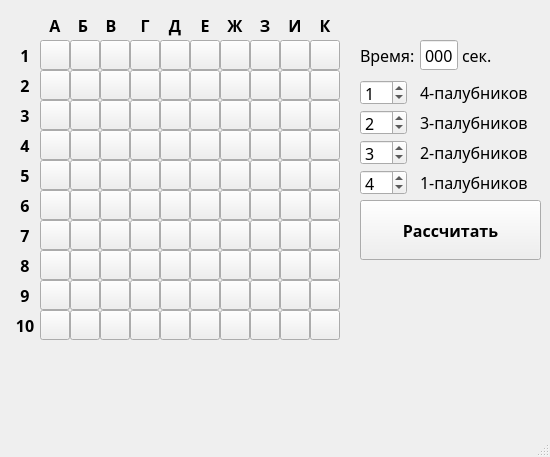
<?xml version="1.0" encoding="UTF-8"?>
<ui version="4.0">
 <class>MainWindow</class>
 <widget class="QMainWindow" name="MainWindow">
  <property name="enabled">
   <bool>true</bool>
  </property>
  <property name="geometry">
   <rect>
    <x>0</x>
    <y>0</y>
    <width>550</width>
    <height>457</height>
   </rect>
  </property>
  <property name="font">
   <font>
    <family>Droid Sans Mono</family>
    <pointsize>12</pointsize>
   </font>
  </property>
  <property name="mouseTracking">
   <bool>false</bool>
  </property>
  <property name="acceptDrops">
   <bool>false</bool>
  </property>
  <property name="windowTitle">
   <string>Помощник для морского боя</string>
  </property>
  <property name="autoFillBackground">
   <bool>false</bool>
  </property>
  <widget class="QWidget" name="centralwidget">
   <widget class="QPushButton" name="cell_0_0">
    <property name="enabled">
     <bool>true</bool>
    </property>
    <property name="geometry">
     <rect>
      <x>40</x>
      <y>40</y>
      <width>30</width>
      <height>30</height>
     </rect>
    </property>
    <property name="text">
     <string/>
    </property>
   </widget>
   <widget class="QPushButton" name="cell_0_1">
    <property name="geometry">
     <rect>
      <x>70</x>
      <y>40</y>
      <width>30</width>
      <height>30</height>
     </rect>
    </property>
    <property name="text">
     <string/>
    </property>
   </widget>
   <widget class="QPushButton" name="cell_0_2">
    <property name="geometry">
     <rect>
      <x>100</x>
      <y>40</y>
      <width>30</width>
      <height>30</height>
     </rect>
    </property>
    <property name="text">
     <string/>
    </property>
   </widget>
   <widget class="QPushButton" name="cell_0_3">
    <property name="geometry">
     <rect>
      <x>130</x>
      <y>40</y>
      <width>30</width>
      <height>30</height>
     </rect>
    </property>
    <property name="text">
     <string/>
    </property>
   </widget>
   <widget class="QPushButton" name="cell_0_4">
    <property name="geometry">
     <rect>
      <x>160</x>
      <y>40</y>
      <width>30</width>
      <height>30</height>
     </rect>
    </property>
    <property name="text">
     <string/>
    </property>
   </widget>
   <widget class="QPushButton" name="cell_0_5">
    <property name="geometry">
     <rect>
      <x>190</x>
      <y>40</y>
      <width>30</width>
      <height>30</height>
     </rect>
    </property>
    <property name="text">
     <string/>
    </property>
   </widget>
   <widget class="QPushButton" name="cell_0_6">
    <property name="geometry">
     <rect>
      <x>220</x>
      <y>40</y>
      <width>30</width>
      <height>30</height>
     </rect>
    </property>
    <property name="text">
     <string/>
    </property>
   </widget>
   <widget class="QPushButton" name="cell_0_7">
    <property name="geometry">
     <rect>
      <x>250</x>
      <y>40</y>
      <width>30</width>
      <height>30</height>
     </rect>
    </property>
    <property name="text">
     <string/>
    </property>
   </widget>
   <widget class="QPushButton" name="cell_0_8">
    <property name="geometry">
     <rect>
      <x>280</x>
      <y>40</y>
      <width>30</width>
      <height>30</height>
     </rect>
    </property>
    <property name="text">
     <string/>
    </property>
   </widget>
   <widget class="QPushButton" name="cell_0_9">
    <property name="geometry">
     <rect>
      <x>310</x>
      <y>40</y>
      <width>30</width>
      <height>30</height>
     </rect>
    </property>
    <property name="text">
     <string/>
    </property>
   </widget>
   <widget class="QPushButton" name="cell_1_0">
    <property name="geometry">
     <rect>
      <x>40</x>
      <y>70</y>
      <width>30</width>
      <height>30</height>
     </rect>
    </property>
    <property name="text">
     <string/>
    </property>
   </widget>
   <widget class="QPushButton" name="cell_1_1">
    <property name="geometry">
     <rect>
      <x>70</x>
      <y>70</y>
      <width>30</width>
      <height>30</height>
     </rect>
    </property>
    <property name="text">
     <string/>
    </property>
   </widget>
   <widget class="QPushButton" name="cell_1_2">
    <property name="geometry">
     <rect>
      <x>100</x>
      <y>70</y>
      <width>30</width>
      <height>30</height>
     </rect>
    </property>
    <property name="text">
     <string/>
    </property>
   </widget>
   <widget class="QPushButton" name="cell_1_3">
    <property name="geometry">
     <rect>
      <x>130</x>
      <y>70</y>
      <width>30</width>
      <height>30</height>
     </rect>
    </property>
    <property name="text">
     <string/>
    </property>
   </widget>
   <widget class="QPushButton" name="cell_1_4">
    <property name="geometry">
     <rect>
      <x>160</x>
      <y>70</y>
      <width>30</width>
      <height>30</height>
     </rect>
    </property>
    <property name="text">
     <string/>
    </property>
   </widget>
   <widget class="QPushButton" name="cell_1_5">
    <property name="geometry">
     <rect>
      <x>190</x>
      <y>70</y>
      <width>30</width>
      <height>30</height>
     </rect>
    </property>
    <property name="text">
     <string/>
    </property>
   </widget>
   <widget class="QPushButton" name="cell_1_6">
    <property name="geometry">
     <rect>
      <x>220</x>
      <y>70</y>
      <width>30</width>
      <height>30</height>
     </rect>
    </property>
    <property name="text">
     <string/>
    </property>
   </widget>
   <widget class="QPushButton" name="cell_1_7">
    <property name="geometry">
     <rect>
      <x>250</x>
      <y>70</y>
      <width>30</width>
      <height>30</height>
     </rect>
    </property>
    <property name="text">
     <string/>
    </property>
   </widget>
   <widget class="QPushButton" name="cell_1_8">
    <property name="geometry">
     <rect>
      <x>280</x>
      <y>70</y>
      <width>30</width>
      <height>30</height>
     </rect>
    </property>
    <property name="text">
     <string/>
    </property>
   </widget>
   <widget class="QPushButton" name="cell_1_9">
    <property name="geometry">
     <rect>
      <x>310</x>
      <y>70</y>
      <width>30</width>
      <height>30</height>
     </rect>
    </property>
    <property name="text">
     <string/>
    </property>
   </widget>
   <widget class="QPushButton" name="cell_2_0">
    <property name="geometry">
     <rect>
      <x>40</x>
      <y>100</y>
      <width>30</width>
      <height>30</height>
     </rect>
    </property>
    <property name="text">
     <string/>
    </property>
   </widget>
   <widget class="QPushButton" name="cell_2_1">
    <property name="geometry">
     <rect>
      <x>70</x>
      <y>100</y>
      <width>30</width>
      <height>30</height>
     </rect>
    </property>
    <property name="text">
     <string/>
    </property>
   </widget>
   <widget class="QPushButton" name="cell_2_2">
    <property name="geometry">
     <rect>
      <x>100</x>
      <y>100</y>
      <width>30</width>
      <height>30</height>
     </rect>
    </property>
    <property name="text">
     <string/>
    </property>
   </widget>
   <widget class="QPushButton" name="cell_2_3">
    <property name="geometry">
     <rect>
      <x>130</x>
      <y>100</y>
      <width>30</width>
      <height>30</height>
     </rect>
    </property>
    <property name="text">
     <string/>
    </property>
   </widget>
   <widget class="QPushButton" name="cell_2_4">
    <property name="geometry">
     <rect>
      <x>160</x>
      <y>100</y>
      <width>30</width>
      <height>30</height>
     </rect>
    </property>
    <property name="text">
     <string/>
    </property>
   </widget>
   <widget class="QPushButton" name="cell_2_5">
    <property name="geometry">
     <rect>
      <x>190</x>
      <y>100</y>
      <width>30</width>
      <height>30</height>
     </rect>
    </property>
    <property name="text">
     <string/>
    </property>
   </widget>
   <widget class="QPushButton" name="cell_2_6">
    <property name="geometry">
     <rect>
      <x>220</x>
      <y>100</y>
      <width>30</width>
      <height>30</height>
     </rect>
    </property>
    <property name="text">
     <string/>
    </property>
   </widget>
   <widget class="QPushButton" name="cell_2_7">
    <property name="geometry">
     <rect>
      <x>250</x>
      <y>100</y>
      <width>30</width>
      <height>30</height>
     </rect>
    </property>
    <property name="text">
     <string/>
    </property>
   </widget>
   <widget class="QPushButton" name="cell_2_8">
    <property name="geometry">
     <rect>
      <x>280</x>
      <y>100</y>
      <width>30</width>
      <height>30</height>
     </rect>
    </property>
    <property name="text">
     <string/>
    </property>
   </widget>
   <widget class="QPushButton" name="cell_2_9">
    <property name="geometry">
     <rect>
      <x>310</x>
      <y>100</y>
      <width>30</width>
      <height>30</height>
     </rect>
    </property>
    <property name="text">
     <string/>
    </property>
   </widget>
   <widget class="QPushButton" name="cell_3_0">
    <property name="geometry">
     <rect>
      <x>40</x>
      <y>130</y>
      <width>30</width>
      <height>30</height>
     </rect>
    </property>
    <property name="text">
     <string/>
    </property>
   </widget>
   <widget class="QPushButton" name="cell_3_9">
    <property name="geometry">
     <rect>
      <x>310</x>
      <y>130</y>
      <width>30</width>
      <height>30</height>
     </rect>
    </property>
    <property name="text">
     <string/>
    </property>
   </widget>
   <widget class="QPushButton" name="cell_3_3">
    <property name="geometry">
     <rect>
      <x>130</x>
      <y>130</y>
      <width>30</width>
      <height>30</height>
     </rect>
    </property>
    <property name="text">
     <string/>
    </property>
   </widget>
   <widget class="QPushButton" name="cell_3_4">
    <property name="geometry">
     <rect>
      <x>160</x>
      <y>130</y>
      <width>30</width>
      <height>30</height>
     </rect>
    </property>
    <property name="text">
     <string/>
    </property>
   </widget>
   <widget class="QPushButton" name="cell_3_8">
    <property name="geometry">
     <rect>
      <x>280</x>
      <y>130</y>
      <width>30</width>
      <height>30</height>
     </rect>
    </property>
    <property name="text">
     <string/>
    </property>
   </widget>
   <widget class="QPushButton" name="cell_3_2">
    <property name="geometry">
     <rect>
      <x>100</x>
      <y>130</y>
      <width>30</width>
      <height>30</height>
     </rect>
    </property>
    <property name="text">
     <string/>
    </property>
   </widget>
   <widget class="QPushButton" name="cell_3_1">
    <property name="geometry">
     <rect>
      <x>70</x>
      <y>130</y>
      <width>30</width>
      <height>30</height>
     </rect>
    </property>
    <property name="text">
     <string/>
    </property>
   </widget>
   <widget class="QPushButton" name="cell_3_6">
    <property name="geometry">
     <rect>
      <x>220</x>
      <y>130</y>
      <width>30</width>
      <height>30</height>
     </rect>
    </property>
    <property name="text">
     <string/>
    </property>
   </widget>
   <widget class="QPushButton" name="cell_3_5">
    <property name="geometry">
     <rect>
      <x>190</x>
      <y>130</y>
      <width>30</width>
      <height>30</height>
     </rect>
    </property>
    <property name="text">
     <string/>
    </property>
   </widget>
   <widget class="QPushButton" name="cell_3_7">
    <property name="geometry">
     <rect>
      <x>250</x>
      <y>130</y>
      <width>30</width>
      <height>30</height>
     </rect>
    </property>
    <property name="text">
     <string/>
    </property>
   </widget>
   <widget class="QPushButton" name="cell_4_0">
    <property name="geometry">
     <rect>
      <x>40</x>
      <y>160</y>
      <width>30</width>
      <height>30</height>
     </rect>
    </property>
    <property name="text">
     <string/>
    </property>
   </widget>
   <widget class="QPushButton" name="cell_4_1">
    <property name="geometry">
     <rect>
      <x>70</x>
      <y>160</y>
      <width>30</width>
      <height>30</height>
     </rect>
    </property>
    <property name="text">
     <string/>
    </property>
   </widget>
   <widget class="QPushButton" name="cell_4_2">
    <property name="geometry">
     <rect>
      <x>100</x>
      <y>160</y>
      <width>30</width>
      <height>30</height>
     </rect>
    </property>
    <property name="text">
     <string/>
    </property>
   </widget>
   <widget class="QPushButton" name="cell_4_3">
    <property name="geometry">
     <rect>
      <x>130</x>
      <y>160</y>
      <width>30</width>
      <height>30</height>
     </rect>
    </property>
    <property name="text">
     <string/>
    </property>
   </widget>
   <widget class="QPushButton" name="cell_4_4">
    <property name="geometry">
     <rect>
      <x>160</x>
      <y>160</y>
      <width>30</width>
      <height>30</height>
     </rect>
    </property>
    <property name="text">
     <string/>
    </property>
   </widget>
   <widget class="QPushButton" name="cell_4_5">
    <property name="geometry">
     <rect>
      <x>190</x>
      <y>160</y>
      <width>30</width>
      <height>30</height>
     </rect>
    </property>
    <property name="text">
     <string/>
    </property>
   </widget>
   <widget class="QPushButton" name="cell_4_6">
    <property name="geometry">
     <rect>
      <x>220</x>
      <y>160</y>
      <width>30</width>
      <height>30</height>
     </rect>
    </property>
    <property name="text">
     <string/>
    </property>
   </widget>
   <widget class="QPushButton" name="cell_4_7">
    <property name="geometry">
     <rect>
      <x>250</x>
      <y>160</y>
      <width>30</width>
      <height>30</height>
     </rect>
    </property>
    <property name="text">
     <string/>
    </property>
   </widget>
   <widget class="QPushButton" name="cell_4_8">
    <property name="geometry">
     <rect>
      <x>280</x>
      <y>160</y>
      <width>30</width>
      <height>30</height>
     </rect>
    </property>
    <property name="text">
     <string/>
    </property>
   </widget>
   <widget class="QPushButton" name="cell_4_9">
    <property name="geometry">
     <rect>
      <x>310</x>
      <y>160</y>
      <width>30</width>
      <height>30</height>
     </rect>
    </property>
    <property name="text">
     <string/>
    </property>
   </widget>
   <widget class="QPushButton" name="cell_5_0">
    <property name="geometry">
     <rect>
      <x>40</x>
      <y>190</y>
      <width>30</width>
      <height>30</height>
     </rect>
    </property>
    <property name="text">
     <string/>
    </property>
   </widget>
   <widget class="QPushButton" name="cell_5_1">
    <property name="geometry">
     <rect>
      <x>70</x>
      <y>190</y>
      <width>30</width>
      <height>30</height>
     </rect>
    </property>
    <property name="text">
     <string/>
    </property>
   </widget>
   <widget class="QPushButton" name="cell_5_2">
    <property name="geometry">
     <rect>
      <x>100</x>
      <y>190</y>
      <width>30</width>
      <height>30</height>
     </rect>
    </property>
    <property name="text">
     <string/>
    </property>
   </widget>
   <widget class="QPushButton" name="cell_5_3">
    <property name="geometry">
     <rect>
      <x>130</x>
      <y>190</y>
      <width>30</width>
      <height>30</height>
     </rect>
    </property>
    <property name="text">
     <string/>
    </property>
   </widget>
   <widget class="QPushButton" name="cell_5_4">
    <property name="geometry">
     <rect>
      <x>160</x>
      <y>190</y>
      <width>30</width>
      <height>30</height>
     </rect>
    </property>
    <property name="text">
     <string/>
    </property>
   </widget>
   <widget class="QPushButton" name="cell_5_5">
    <property name="geometry">
     <rect>
      <x>190</x>
      <y>190</y>
      <width>30</width>
      <height>30</height>
     </rect>
    </property>
    <property name="text">
     <string/>
    </property>
   </widget>
   <widget class="QPushButton" name="cell_5_6">
    <property name="geometry">
     <rect>
      <x>220</x>
      <y>190</y>
      <width>30</width>
      <height>30</height>
     </rect>
    </property>
    <property name="text">
     <string/>
    </property>
   </widget>
   <widget class="QPushButton" name="cell_5_7">
    <property name="geometry">
     <rect>
      <x>250</x>
      <y>190</y>
      <width>30</width>
      <height>30</height>
     </rect>
    </property>
    <property name="text">
     <string/>
    </property>
   </widget>
   <widget class="QPushButton" name="cell_5_8">
    <property name="geometry">
     <rect>
      <x>280</x>
      <y>190</y>
      <width>30</width>
      <height>30</height>
     </rect>
    </property>
    <property name="text">
     <string/>
    </property>
   </widget>
   <widget class="QPushButton" name="cell_5_9">
    <property name="geometry">
     <rect>
      <x>310</x>
      <y>190</y>
      <width>30</width>
      <height>30</height>
     </rect>
    </property>
    <property name="text">
     <string/>
    </property>
   </widget>
   <widget class="QPushButton" name="cell_6_0">
    <property name="geometry">
     <rect>
      <x>40</x>
      <y>220</y>
      <width>30</width>
      <height>30</height>
     </rect>
    </property>
    <property name="text">
     <string/>
    </property>
   </widget>
   <widget class="QPushButton" name="cell_6_1">
    <property name="geometry">
     <rect>
      <x>70</x>
      <y>220</y>
      <width>30</width>
      <height>30</height>
     </rect>
    </property>
    <property name="text">
     <string/>
    </property>
   </widget>
   <widget class="QPushButton" name="cell_6_2">
    <property name="geometry">
     <rect>
      <x>100</x>
      <y>220</y>
      <width>30</width>
      <height>30</height>
     </rect>
    </property>
    <property name="text">
     <string/>
    </property>
   </widget>
   <widget class="QPushButton" name="cell_6_3">
    <property name="geometry">
     <rect>
      <x>130</x>
      <y>220</y>
      <width>30</width>
      <height>30</height>
     </rect>
    </property>
    <property name="text">
     <string/>
    </property>
   </widget>
   <widget class="QPushButton" name="cell_6_4">
    <property name="geometry">
     <rect>
      <x>160</x>
      <y>220</y>
      <width>30</width>
      <height>30</height>
     </rect>
    </property>
    <property name="text">
     <string/>
    </property>
   </widget>
   <widget class="QPushButton" name="cell_6_6">
    <property name="geometry">
     <rect>
      <x>220</x>
      <y>220</y>
      <width>30</width>
      <height>30</height>
     </rect>
    </property>
    <property name="text">
     <string/>
    </property>
   </widget>
   <widget class="QPushButton" name="cell_6_5">
    <property name="geometry">
     <rect>
      <x>190</x>
      <y>220</y>
      <width>30</width>
      <height>30</height>
     </rect>
    </property>
    <property name="text">
     <string/>
    </property>
   </widget>
   <widget class="QPushButton" name="cell_6_7">
    <property name="geometry">
     <rect>
      <x>250</x>
      <y>220</y>
      <width>30</width>
      <height>30</height>
     </rect>
    </property>
    <property name="text">
     <string/>
    </property>
   </widget>
   <widget class="QPushButton" name="cell_6_8">
    <property name="geometry">
     <rect>
      <x>280</x>
      <y>220</y>
      <width>30</width>
      <height>30</height>
     </rect>
    </property>
    <property name="text">
     <string/>
    </property>
   </widget>
   <widget class="QPushButton" name="cell_6_9">
    <property name="geometry">
     <rect>
      <x>310</x>
      <y>220</y>
      <width>30</width>
      <height>30</height>
     </rect>
    </property>
    <property name="text">
     <string/>
    </property>
   </widget>
   <widget class="QPushButton" name="cell_7_0">
    <property name="geometry">
     <rect>
      <x>40</x>
      <y>250</y>
      <width>30</width>
      <height>30</height>
     </rect>
    </property>
    <property name="text">
     <string/>
    </property>
   </widget>
   <widget class="QPushButton" name="cell_7_1">
    <property name="geometry">
     <rect>
      <x>70</x>
      <y>250</y>
      <width>30</width>
      <height>30</height>
     </rect>
    </property>
    <property name="text">
     <string/>
    </property>
   </widget>
   <widget class="QPushButton" name="cell_7_2">
    <property name="geometry">
     <rect>
      <x>100</x>
      <y>250</y>
      <width>30</width>
      <height>30</height>
     </rect>
    </property>
    <property name="text">
     <string/>
    </property>
   </widget>
   <widget class="QPushButton" name="cell_7_3">
    <property name="geometry">
     <rect>
      <x>130</x>
      <y>250</y>
      <width>30</width>
      <height>30</height>
     </rect>
    </property>
    <property name="text">
     <string/>
    </property>
   </widget>
   <widget class="QPushButton" name="cell_7_4">
    <property name="geometry">
     <rect>
      <x>160</x>
      <y>250</y>
      <width>30</width>
      <height>30</height>
     </rect>
    </property>
    <property name="text">
     <string/>
    </property>
   </widget>
   <widget class="QPushButton" name="cell_7_5">
    <property name="geometry">
     <rect>
      <x>190</x>
      <y>250</y>
      <width>30</width>
      <height>30</height>
     </rect>
    </property>
    <property name="text">
     <string/>
    </property>
   </widget>
   <widget class="QPushButton" name="cell_7_6">
    <property name="geometry">
     <rect>
      <x>220</x>
      <y>250</y>
      <width>30</width>
      <height>30</height>
     </rect>
    </property>
    <property name="text">
     <string/>
    </property>
   </widget>
   <widget class="QPushButton" name="cell_7_7">
    <property name="geometry">
     <rect>
      <x>250</x>
      <y>250</y>
      <width>30</width>
      <height>30</height>
     </rect>
    </property>
    <property name="text">
     <string/>
    </property>
   </widget>
   <widget class="QPushButton" name="cell_7_8">
    <property name="geometry">
     <rect>
      <x>280</x>
      <y>250</y>
      <width>30</width>
      <height>30</height>
     </rect>
    </property>
    <property name="text">
     <string/>
    </property>
   </widget>
   <widget class="QPushButton" name="cell_7_9">
    <property name="geometry">
     <rect>
      <x>310</x>
      <y>250</y>
      <width>30</width>
      <height>30</height>
     </rect>
    </property>
    <property name="text">
     <string/>
    </property>
   </widget>
   <widget class="QPushButton" name="cell_8_0">
    <property name="geometry">
     <rect>
      <x>40</x>
      <y>280</y>
      <width>30</width>
      <height>30</height>
     </rect>
    </property>
    <property name="text">
     <string/>
    </property>
   </widget>
   <widget class="QPushButton" name="cell_8_1">
    <property name="geometry">
     <rect>
      <x>70</x>
      <y>280</y>
      <width>30</width>
      <height>30</height>
     </rect>
    </property>
    <property name="text">
     <string/>
    </property>
   </widget>
   <widget class="QPushButton" name="cell_8_2">
    <property name="geometry">
     <rect>
      <x>100</x>
      <y>280</y>
      <width>30</width>
      <height>30</height>
     </rect>
    </property>
    <property name="text">
     <string/>
    </property>
   </widget>
   <widget class="QPushButton" name="cell_8_3">
    <property name="geometry">
     <rect>
      <x>130</x>
      <y>280</y>
      <width>30</width>
      <height>30</height>
     </rect>
    </property>
    <property name="text">
     <string/>
    </property>
   </widget>
   <widget class="QPushButton" name="cell_8_4">
    <property name="geometry">
     <rect>
      <x>160</x>
      <y>280</y>
      <width>30</width>
      <height>30</height>
     </rect>
    </property>
    <property name="text">
     <string/>
    </property>
   </widget>
   <widget class="QPushButton" name="cell_8_5">
    <property name="geometry">
     <rect>
      <x>190</x>
      <y>280</y>
      <width>30</width>
      <height>30</height>
     </rect>
    </property>
    <property name="text">
     <string/>
    </property>
   </widget>
   <widget class="QPushButton" name="cell_8_6">
    <property name="geometry">
     <rect>
      <x>220</x>
      <y>280</y>
      <width>30</width>
      <height>30</height>
     </rect>
    </property>
    <property name="text">
     <string/>
    </property>
   </widget>
   <widget class="QPushButton" name="cell_8_7">
    <property name="geometry">
     <rect>
      <x>250</x>
      <y>280</y>
      <width>30</width>
      <height>30</height>
     </rect>
    </property>
    <property name="text">
     <string/>
    </property>
   </widget>
   <widget class="QPushButton" name="cell_8_8">
    <property name="geometry">
     <rect>
      <x>280</x>
      <y>280</y>
      <width>30</width>
      <height>30</height>
     </rect>
    </property>
    <property name="text">
     <string/>
    </property>
   </widget>
   <widget class="QPushButton" name="cell_8_9">
    <property name="geometry">
     <rect>
      <x>310</x>
      <y>280</y>
      <width>30</width>
      <height>30</height>
     </rect>
    </property>
    <property name="text">
     <string/>
    </property>
   </widget>
   <widget class="QPushButton" name="cell_9_0">
    <property name="geometry">
     <rect>
      <x>40</x>
      <y>310</y>
      <width>30</width>
      <height>30</height>
     </rect>
    </property>
    <property name="text">
     <string/>
    </property>
   </widget>
   <widget class="QPushButton" name="cell_9_1">
    <property name="geometry">
     <rect>
      <x>70</x>
      <y>310</y>
      <width>30</width>
      <height>30</height>
     </rect>
    </property>
    <property name="text">
     <string/>
    </property>
   </widget>
   <widget class="QPushButton" name="cell_9_2">
    <property name="geometry">
     <rect>
      <x>100</x>
      <y>310</y>
      <width>30</width>
      <height>30</height>
     </rect>
    </property>
    <property name="text">
     <string/>
    </property>
   </widget>
   <widget class="QPushButton" name="cell_9_3">
    <property name="geometry">
     <rect>
      <x>130</x>
      <y>310</y>
      <width>30</width>
      <height>30</height>
     </rect>
    </property>
    <property name="text">
     <string/>
    </property>
   </widget>
   <widget class="QPushButton" name="cell_9_4">
    <property name="geometry">
     <rect>
      <x>160</x>
      <y>310</y>
      <width>30</width>
      <height>30</height>
     </rect>
    </property>
    <property name="text">
     <string/>
    </property>
   </widget>
   <widget class="QPushButton" name="cell_9_5">
    <property name="geometry">
     <rect>
      <x>190</x>
      <y>310</y>
      <width>30</width>
      <height>30</height>
     </rect>
    </property>
    <property name="text">
     <string/>
    </property>
   </widget>
   <widget class="QPushButton" name="cell_9_6">
    <property name="geometry">
     <rect>
      <x>220</x>
      <y>310</y>
      <width>30</width>
      <height>30</height>
     </rect>
    </property>
    <property name="text">
     <string/>
    </property>
   </widget>
   <widget class="QPushButton" name="cell_9_7">
    <property name="geometry">
     <rect>
      <x>250</x>
      <y>310</y>
      <width>30</width>
      <height>30</height>
     </rect>
    </property>
    <property name="text">
     <string/>
    </property>
   </widget>
   <widget class="QPushButton" name="cell_9_8">
    <property name="geometry">
     <rect>
      <x>280</x>
      <y>310</y>
      <width>30</width>
      <height>30</height>
     </rect>
    </property>
    <property name="text">
     <string/>
    </property>
   </widget>
   <widget class="QPushButton" name="cell_9_9">
    <property name="geometry">
     <rect>
      <x>310</x>
      <y>310</y>
      <width>30</width>
      <height>30</height>
     </rect>
    </property>
    <property name="text">
     <string/>
    </property>
   </widget>
   <widget class="QLabel" name="l_h_0">
    <property name="geometry">
     <rect>
      <x>40</x>
      <y>10</y>
      <width>30</width>
      <height>30</height>
     </rect>
    </property>
    <property name="font">
     <font>
      <family>Droid Sans Mono</family>
      <pointsize>12</pointsize>
      <weight>75</weight>
      <bold>true</bold>
      <stylestrategy>PreferAntialias</stylestrategy>
     </font>
    </property>
    <property name="text">
     <string>A</string>
    </property>
    <property name="textFormat">
     <enum>Qt::AutoText</enum>
    </property>
    <property name="alignment">
     <set>Qt::AlignCenter</set>
    </property>
   </widget>
   <widget class="QLabel" name="l_h_1">
    <property name="geometry">
     <rect>
      <x>68</x>
      <y>10</y>
      <width>30</width>
      <height>30</height>
     </rect>
    </property>
    <property name="font">
     <font>
      <family>Droid Sans Mono</family>
      <pointsize>12</pointsize>
      <weight>75</weight>
      <bold>true</bold>
      <stylestrategy>PreferAntialias</stylestrategy>
     </font>
    </property>
    <property name="text">
     <string>Б</string>
    </property>
    <property name="textFormat">
     <enum>Qt::AutoText</enum>
    </property>
    <property name="alignment">
     <set>Qt::AlignCenter</set>
    </property>
   </widget>
   <widget class="QLabel" name="l_h_2">
    <property name="geometry">
     <rect>
      <x>96</x>
      <y>10</y>
      <width>30</width>
      <height>30</height>
     </rect>
    </property>
    <property name="font">
     <font>
      <family>Droid Sans Mono</family>
      <pointsize>12</pointsize>
      <weight>75</weight>
      <bold>true</bold>
      <stylestrategy>PreferAntialias</stylestrategy>
     </font>
    </property>
    <property name="text">
     <string>В</string>
    </property>
    <property name="textFormat">
     <enum>Qt::AutoText</enum>
    </property>
    <property name="alignment">
     <set>Qt::AlignCenter</set>
    </property>
   </widget>
   <widget class="QLabel" name="l_h_3">
    <property name="geometry">
     <rect>
      <x>130</x>
      <y>10</y>
      <width>30</width>
      <height>30</height>
     </rect>
    </property>
    <property name="font">
     <font>
      <family>Droid Sans Mono</family>
      <pointsize>12</pointsize>
      <weight>75</weight>
      <bold>true</bold>
      <stylestrategy>PreferAntialias</stylestrategy>
     </font>
    </property>
    <property name="text">
     <string>Г</string>
    </property>
    <property name="textFormat">
     <enum>Qt::AutoText</enum>
    </property>
    <property name="alignment">
     <set>Qt::AlignCenter</set>
    </property>
   </widget>
   <widget class="QLabel" name="l_h_4">
    <property name="geometry">
     <rect>
      <x>160</x>
      <y>10</y>
      <width>30</width>
      <height>30</height>
     </rect>
    </property>
    <property name="font">
     <font>
      <family>Droid Sans Mono</family>
      <pointsize>12</pointsize>
      <weight>75</weight>
      <bold>true</bold>
      <stylestrategy>PreferAntialias</stylestrategy>
     </font>
    </property>
    <property name="text">
     <string>Д</string>
    </property>
    <property name="textFormat">
     <enum>Qt::AutoText</enum>
    </property>
    <property name="alignment">
     <set>Qt::AlignCenter</set>
    </property>
   </widget>
   <widget class="QLabel" name="l_h_5">
    <property name="geometry">
     <rect>
      <x>190</x>
      <y>10</y>
      <width>30</width>
      <height>30</height>
     </rect>
    </property>
    <property name="font">
     <font>
      <family>Droid Sans Mono</family>
      <pointsize>12</pointsize>
      <weight>75</weight>
      <bold>true</bold>
      <stylestrategy>PreferAntialias</stylestrategy>
     </font>
    </property>
    <property name="text">
     <string>Е</string>
    </property>
    <property name="textFormat">
     <enum>Qt::AutoText</enum>
    </property>
    <property name="alignment">
     <set>Qt::AlignCenter</set>
    </property>
   </widget>
   <widget class="QLabel" name="l_h_6">
    <property name="geometry">
     <rect>
      <x>220</x>
      <y>10</y>
      <width>30</width>
      <height>30</height>
     </rect>
    </property>
    <property name="font">
     <font>
      <family>Droid Sans Mono</family>
      <pointsize>12</pointsize>
      <weight>75</weight>
      <bold>true</bold>
      <stylestrategy>PreferAntialias</stylestrategy>
     </font>
    </property>
    <property name="text">
     <string>Ж</string>
    </property>
    <property name="textFormat">
     <enum>Qt::AutoText</enum>
    </property>
    <property name="alignment">
     <set>Qt::AlignCenter</set>
    </property>
   </widget>
   <widget class="QLabel" name="l_h_7">
    <property name="geometry">
     <rect>
      <x>250</x>
      <y>10</y>
      <width>30</width>
      <height>30</height>
     </rect>
    </property>
    <property name="font">
     <font>
      <family>Droid Sans Mono</family>
      <pointsize>12</pointsize>
      <weight>75</weight>
      <bold>true</bold>
      <stylestrategy>PreferAntialias</stylestrategy>
     </font>
    </property>
    <property name="text">
     <string>З</string>
    </property>
    <property name="textFormat">
     <enum>Qt::AutoText</enum>
    </property>
    <property name="alignment">
     <set>Qt::AlignCenter</set>
    </property>
   </widget>
   <widget class="QLabel" name="l_h_8">
    <property name="geometry">
     <rect>
      <x>280</x>
      <y>10</y>
      <width>30</width>
      <height>30</height>
     </rect>
    </property>
    <property name="font">
     <font>
      <family>Droid Sans Mono</family>
      <pointsize>12</pointsize>
      <weight>75</weight>
      <bold>true</bold>
      <stylestrategy>PreferAntialias</stylestrategy>
     </font>
    </property>
    <property name="text">
     <string>И</string>
    </property>
    <property name="textFormat">
     <enum>Qt::AutoText</enum>
    </property>
    <property name="alignment">
     <set>Qt::AlignCenter</set>
    </property>
   </widget>
   <widget class="QLabel" name="l_h_9">
    <property name="geometry">
     <rect>
      <x>310</x>
      <y>10</y>
      <width>30</width>
      <height>30</height>
     </rect>
    </property>
    <property name="font">
     <font>
      <family>Droid Sans Mono</family>
      <pointsize>12</pointsize>
      <weight>75</weight>
      <bold>true</bold>
      <stylestrategy>PreferAntialias</stylestrategy>
     </font>
    </property>
    <property name="text">
     <string>К</string>
    </property>
    <property name="textFormat">
     <enum>Qt::AutoText</enum>
    </property>
    <property name="alignment">
     <set>Qt::AlignCenter</set>
    </property>
   </widget>
   <widget class="QLabel" name="l_v_0">
    <property name="geometry">
     <rect>
      <x>10</x>
      <y>40</y>
      <width>30</width>
      <height>30</height>
     </rect>
    </property>
    <property name="font">
     <font>
      <family>Droid Sans Mono</family>
      <pointsize>12</pointsize>
      <weight>75</weight>
      <bold>true</bold>
      <stylestrategy>PreferAntialias</stylestrategy>
     </font>
    </property>
    <property name="text">
     <string>1</string>
    </property>
    <property name="textFormat">
     <enum>Qt::AutoText</enum>
    </property>
    <property name="alignment">
     <set>Qt::AlignCenter</set>
    </property>
   </widget>
   <widget class="QLabel" name="l_v_1">
    <property name="geometry">
     <rect>
      <x>10</x>
      <y>70</y>
      <width>30</width>
      <height>30</height>
     </rect>
    </property>
    <property name="font">
     <font>
      <family>Droid Sans Mono</family>
      <pointsize>12</pointsize>
      <weight>75</weight>
      <bold>true</bold>
      <stylestrategy>PreferAntialias</stylestrategy>
     </font>
    </property>
    <property name="text">
     <string>2</string>
    </property>
    <property name="textFormat">
     <enum>Qt::AutoText</enum>
    </property>
    <property name="alignment">
     <set>Qt::AlignCenter</set>
    </property>
   </widget>
   <widget class="QLabel" name="l_v_2">
    <property name="geometry">
     <rect>
      <x>10</x>
      <y>100</y>
      <width>30</width>
      <height>30</height>
     </rect>
    </property>
    <property name="font">
     <font>
      <family>Droid Sans Mono</family>
      <pointsize>12</pointsize>
      <weight>75</weight>
      <bold>true</bold>
      <stylestrategy>PreferAntialias</stylestrategy>
     </font>
    </property>
    <property name="text">
     <string>3</string>
    </property>
    <property name="textFormat">
     <enum>Qt::AutoText</enum>
    </property>
    <property name="alignment">
     <set>Qt::AlignCenter</set>
    </property>
   </widget>
   <widget class="QLabel" name="l_v_3">
    <property name="geometry">
     <rect>
      <x>10</x>
      <y>130</y>
      <width>30</width>
      <height>30</height>
     </rect>
    </property>
    <property name="font">
     <font>
      <family>Droid Sans Mono</family>
      <pointsize>12</pointsize>
      <weight>75</weight>
      <bold>true</bold>
      <stylestrategy>PreferAntialias</stylestrategy>
     </font>
    </property>
    <property name="text">
     <string>4</string>
    </property>
    <property name="textFormat">
     <enum>Qt::AutoText</enum>
    </property>
    <property name="alignment">
     <set>Qt::AlignCenter</set>
    </property>
   </widget>
   <widget class="QLabel" name="l_v_4">
    <property name="geometry">
     <rect>
      <x>10</x>
      <y>160</y>
      <width>30</width>
      <height>30</height>
     </rect>
    </property>
    <property name="font">
     <font>
      <family>Droid Sans Mono</family>
      <pointsize>12</pointsize>
      <weight>75</weight>
      <bold>true</bold>
      <stylestrategy>PreferAntialias</stylestrategy>
     </font>
    </property>
    <property name="text">
     <string>5</string>
    </property>
    <property name="textFormat">
     <enum>Qt::AutoText</enum>
    </property>
    <property name="alignment">
     <set>Qt::AlignCenter</set>
    </property>
   </widget>
   <widget class="QLabel" name="l_v_5">
    <property name="geometry">
     <rect>
      <x>10</x>
      <y>190</y>
      <width>30</width>
      <height>30</height>
     </rect>
    </property>
    <property name="font">
     <font>
      <family>Droid Sans Mono</family>
      <pointsize>12</pointsize>
      <weight>75</weight>
      <bold>true</bold>
      <stylestrategy>PreferAntialias</stylestrategy>
     </font>
    </property>
    <property name="text">
     <string>6</string>
    </property>
    <property name="textFormat">
     <enum>Qt::AutoText</enum>
    </property>
    <property name="alignment">
     <set>Qt::AlignCenter</set>
    </property>
   </widget>
   <widget class="QLabel" name="l_v_6">
    <property name="geometry">
     <rect>
      <x>10</x>
      <y>220</y>
      <width>30</width>
      <height>30</height>
     </rect>
    </property>
    <property name="font">
     <font>
      <family>Droid Sans Mono</family>
      <pointsize>12</pointsize>
      <weight>75</weight>
      <bold>true</bold>
      <stylestrategy>PreferAntialias</stylestrategy>
     </font>
    </property>
    <property name="text">
     <string>7</string>
    </property>
    <property name="textFormat">
     <enum>Qt::AutoText</enum>
    </property>
    <property name="alignment">
     <set>Qt::AlignCenter</set>
    </property>
   </widget>
   <widget class="QLabel" name="l_v_7">
    <property name="geometry">
     <rect>
      <x>10</x>
      <y>250</y>
      <width>30</width>
      <height>30</height>
     </rect>
    </property>
    <property name="font">
     <font>
      <family>Droid Sans Mono</family>
      <pointsize>12</pointsize>
      <weight>75</weight>
      <bold>true</bold>
      <stylestrategy>PreferAntialias</stylestrategy>
     </font>
    </property>
    <property name="text">
     <string>8</string>
    </property>
    <property name="textFormat">
     <enum>Qt::AutoText</enum>
    </property>
    <property name="alignment">
     <set>Qt::AlignCenter</set>
    </property>
   </widget>
   <widget class="QLabel" name="l_v_8">
    <property name="geometry">
     <rect>
      <x>10</x>
      <y>280</y>
      <width>30</width>
      <height>30</height>
     </rect>
    </property>
    <property name="font">
     <font>
      <family>Droid Sans Mono</family>
      <pointsize>12</pointsize>
      <weight>75</weight>
      <bold>true</bold>
      <stylestrategy>PreferAntialias</stylestrategy>
     </font>
    </property>
    <property name="text">
     <string>9</string>
    </property>
    <property name="textFormat">
     <enum>Qt::AutoText</enum>
    </property>
    <property name="alignment">
     <set>Qt::AlignCenter</set>
    </property>
   </widget>
   <widget class="QLabel" name="l_v_9">
    <property name="geometry">
     <rect>
      <x>10</x>
      <y>310</y>
      <width>30</width>
      <height>30</height>
     </rect>
    </property>
    <property name="font">
     <font>
      <family>Droid Sans Mono</family>
      <pointsize>12</pointsize>
      <weight>75</weight>
      <bold>true</bold>
      <stylestrategy>PreferAntialias</stylestrategy>
     </font>
    </property>
    <property name="text">
     <string>10</string>
    </property>
    <property name="textFormat">
     <enum>Qt::AutoText</enum>
    </property>
    <property name="alignment">
     <set>Qt::AlignCenter</set>
    </property>
   </widget>
   <widget class="QLineEdit" name="lineEdit_timeout">
    <property name="geometry">
     <rect>
      <x>420</x>
      <y>40</y>
      <width>38</width>
      <height>30</height>
     </rect>
    </property>
    <property name="font">
     <font>
      <family>Droid Sans Mono</family>
      <pointsize>12</pointsize>
     </font>
    </property>
    <property name="text">
     <string>000</string>
    </property>
    <property name="alignment">
     <set>Qt::AlignCenter</set>
    </property>
   </widget>
   <widget class="QLabel" name="label_time">
    <property name="geometry">
     <rect>
      <x>360</x>
      <y>40</y>
      <width>61</width>
      <height>30</height>
     </rect>
    </property>
    <property name="font">
     <font>
      <family>Droid Sans Mono</family>
      <pointsize>12</pointsize>
      <weight>50</weight>
      <bold>false</bold>
      <stylestrategy>PreferAntialias</stylestrategy>
     </font>
    </property>
    <property name="text">
     <string>Время:</string>
    </property>
    <property name="textFormat">
     <enum>Qt::AutoText</enum>
    </property>
    <property name="alignment">
     <set>Qt::AlignLeading|Qt::AlignLeft|Qt::AlignVCenter</set>
    </property>
   </widget>
   <widget class="QLabel" name="label_time_2">
    <property name="geometry">
     <rect>
      <x>462</x>
      <y>40</y>
      <width>71</width>
      <height>30</height>
     </rect>
    </property>
    <property name="font">
     <font>
      <family>Droid Sans Mono</family>
      <pointsize>12</pointsize>
      <weight>50</weight>
      <bold>false</bold>
      <stylestrategy>PreferAntialias</stylestrategy>
     </font>
    </property>
    <property name="text">
     <string>сек.</string>
    </property>
    <property name="textFormat">
     <enum>Qt::AutoText</enum>
    </property>
    <property name="alignment">
     <set>Qt::AlignLeading|Qt::AlignLeft|Qt::AlignVCenter</set>
    </property>
   </widget>
   <widget class="QPushButton" name="button_start">
    <property name="geometry">
     <rect>
      <x>360</x>
      <y>200</y>
      <width>181</width>
      <height>60</height>
     </rect>
    </property>
    <property name="font">
     <font>
      <weight>75</weight>
      <bold>true</bold>
     </font>
    </property>
    <property name="text">
     <string>Рассчитать</string>
    </property>
   </widget>
   <widget class="QSpinBox" name="spinBox_4">
    <property name="geometry">
     <rect>
      <x>360</x>
      <y>80</y>
      <width>47</width>
      <height>25</height>
     </rect>
    </property>
    <property name="value">
     <number>1</number>
    </property>
   </widget>
   <widget class="QSpinBox" name="spinBox_3">
    <property name="geometry">
     <rect>
      <x>360</x>
      <y>110</y>
      <width>47</width>
      <height>25</height>
     </rect>
    </property>
    <property name="value">
     <number>2</number>
    </property>
   </widget>
   <widget class="QSpinBox" name="spinBox_2">
    <property name="geometry">
     <rect>
      <x>360</x>
      <y>140</y>
      <width>47</width>
      <height>25</height>
     </rect>
    </property>
    <property name="value">
     <number>3</number>
    </property>
   </widget>
   <widget class="QSpinBox" name="spinBox_1">
    <property name="geometry">
     <rect>
      <x>360</x>
      <y>170</y>
      <width>47</width>
      <height>25</height>
     </rect>
    </property>
    <property name="value">
     <number>4</number>
    </property>
   </widget>
   <widget class="QLabel" name="label_sb_4">
    <property name="geometry">
     <rect>
      <x>420</x>
      <y>80</y>
      <width>121</width>
      <height>25</height>
     </rect>
    </property>
    <property name="text">
     <string>4-палубников</string>
    </property>
   </widget>
   <widget class="QLabel" name="label_sb_3">
    <property name="geometry">
     <rect>
      <x>420</x>
      <y>110</y>
      <width>121</width>
      <height>25</height>
     </rect>
    </property>
    <property name="text">
     <string>3-палубников</string>
    </property>
   </widget>
   <widget class="QLabel" name="label_sb_2">
    <property name="geometry">
     <rect>
      <x>420</x>
      <y>140</y>
      <width>121</width>
      <height>25</height>
     </rect>
    </property>
    <property name="text">
     <string>2-палубников</string>
    </property>
   </widget>
   <widget class="QLabel" name="label_sb_5">
    <property name="geometry">
     <rect>
      <x>420</x>
      <y>170</y>
      <width>121</width>
      <height>25</height>
     </rect>
    </property>
    <property name="text">
     <string>1-палубников</string>
    </property>
   </widget>
  </widget>
  <widget class="QStatusBar" name="statusBar"/>
 </widget>
 <resources/>
 <connections/>
</ui>
